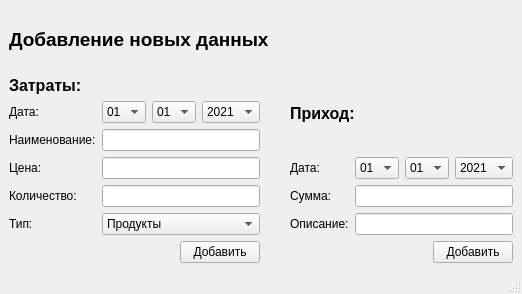
<?xml version="1.0" encoding="UTF-8"?>
<ui version="4.0">
 <class>addwindow</class>
 <widget class="QMainWindow" name="addwindow">
  <property name="geometry">
   <rect>
    <x>0</x>
    <y>0</y>
    <width>522</width>
    <height>294</height>
   </rect>
  </property>
  <property name="windowTitle">
   <string>Adding new data</string>
  </property>
  <widget class="QWidget" name="centralwidget">
   <layout class="QVBoxLayout" name="verticalLayout_4">
    <item>
     <widget class="QLabel" name="label">
      <property name="font">
       <font>
        <pointsize>14</pointsize>
        <weight>75</weight>
        <bold>true</bold>
       </font>
      </property>
      <property name="text">
       <string>Добавление новых данных</string>
      </property>
     </widget>
    </item>
    <item>
     <layout class="QHBoxLayout" name="horizontalLayout_8">
      <item>
       <layout class="QVBoxLayout" name="verticalLayout_3">
        <item>
         <widget class="QLabel" name="label_7">
          <property name="font">
           <font>
            <pointsize>12</pointsize>
            <weight>75</weight>
            <bold>true</bold>
           </font>
          </property>
          <property name="text">
           <string>Затраты:</string>
          </property>
         </widget>
        </item>
        <item>
         <layout class="QVBoxLayout" name="verticalLayout">
          <item>
           <layout class="QFormLayout" name="formLayout">
            <item row="0" column="0">
             <widget class="QLabel" name="label_2">
              <property name="text">
               <string>Дата:</string>
              </property>
             </widget>
            </item>
            <item row="1" column="0">
             <widget class="QLabel" name="label_3">
              <property name="text">
               <string>Наименование:</string>
              </property>
             </widget>
            </item>
            <item row="1" column="1">
             <widget class="QLineEdit" name="NameEdit"/>
            </item>
            <item row="0" column="1">
             <layout class="QHBoxLayout" name="horizontalLayout_4">
              <item>
               <widget class="QComboBox" name="dayBox">
                <item>
                 <property name="text">
                  <string>01</string>
                 </property>
                </item>
                <item>
                 <property name="text">
                  <string>02</string>
                 </property>
                </item>
                <item>
                 <property name="text">
                  <string>03</string>
                 </property>
                </item>
                <item>
                 <property name="text">
                  <string>04</string>
                 </property>
                </item>
                <item>
                 <property name="text">
                  <string>05</string>
                 </property>
                </item>
                <item>
                 <property name="text">
                  <string>06</string>
                 </property>
                </item>
                <item>
                 <property name="text">
                  <string>07</string>
                 </property>
                </item>
                <item>
                 <property name="text">
                  <string>08</string>
                 </property>
                </item>
                <item>
                 <property name="text">
                  <string>09</string>
                 </property>
                </item>
                <item>
                 <property name="text">
                  <string>10</string>
                 </property>
                </item>
                <item>
                 <property name="text">
                  <string>11</string>
                 </property>
                </item>
                <item>
                 <property name="text">
                  <string>12</string>
                 </property>
                </item>
                <item>
                 <property name="text">
                  <string>13</string>
                 </property>
                </item>
                <item>
                 <property name="text">
                  <string>14</string>
                 </property>
                </item>
                <item>
                 <property name="text">
                  <string>15</string>
                 </property>
                </item>
                <item>
                 <property name="text">
                  <string>16</string>
                 </property>
                </item>
                <item>
                 <property name="text">
                  <string>17</string>
                 </property>
                </item>
                <item>
                 <property name="text">
                  <string>18</string>
                 </property>
                </item>
                <item>
                 <property name="text">
                  <string>19</string>
                 </property>
                </item>
                <item>
                 <property name="text">
                  <string>20</string>
                 </property>
                </item>
                <item>
                 <property name="text">
                  <string>21</string>
                 </property>
                </item>
                <item>
                 <property name="text">
                  <string>22</string>
                 </property>
                </item>
                <item>
                 <property name="text">
                  <string>23</string>
                 </property>
                </item>
                <item>
                 <property name="text">
                  <string>24</string>
                 </property>
                </item>
                <item>
                 <property name="text">
                  <string>25</string>
                 </property>
                </item>
                <item>
                 <property name="text">
                  <string>26</string>
                 </property>
                </item>
                <item>
                 <property name="text">
                  <string>27</string>
                 </property>
                </item>
                <item>
                 <property name="text">
                  <string>28</string>
                 </property>
                </item>
                <item>
                 <property name="text">
                  <string>29</string>
                 </property>
                </item>
                <item>
                 <property name="text">
                  <string>30</string>
                 </property>
                </item>
                <item>
                 <property name="text">
                  <string>31</string>
                 </property>
                </item>
               </widget>
              </item>
              <item>
               <widget class="QComboBox" name="monthBox">
                <item>
                 <property name="text">
                  <string>01</string>
                 </property>
                </item>
                <item>
                 <property name="text">
                  <string>02</string>
                 </property>
                </item>
                <item>
                 <property name="text">
                  <string>03</string>
                 </property>
                </item>
                <item>
                 <property name="text">
                  <string>04</string>
                 </property>
                </item>
                <item>
                 <property name="text">
                  <string>05</string>
                 </property>
                </item>
                <item>
                 <property name="text">
                  <string>06</string>
                 </property>
                </item>
                <item>
                 <property name="text">
                  <string>07</string>
                 </property>
                </item>
                <item>
                 <property name="text">
                  <string>08</string>
                 </property>
                </item>
                <item>
                 <property name="text">
                  <string>09</string>
                 </property>
                </item>
                <item>
                 <property name="text">
                  <string>10</string>
                 </property>
                </item>
                <item>
                 <property name="text">
                  <string>11</string>
                 </property>
                </item>
                <item>
                 <property name="text">
                  <string>12</string>
                 </property>
                </item>
               </widget>
              </item>
              <item>
               <widget class="QComboBox" name="yearBox">
                <item>
                 <property name="text">
                  <string>2021</string>
                 </property>
                </item>
                <item>
                 <property name="text">
                  <string>2022</string>
                 </property>
                </item>
                <item>
                 <property name="text">
                  <string>2023</string>
                 </property>
                </item>
                <item>
                 <property name="text">
                  <string>2024</string>
                 </property>
                </item>
                <item>
                 <property name="text">
                  <string>2025</string>
                 </property>
                </item>
                <item>
                 <property name="text">
                  <string>2026</string>
                 </property>
                </item>
               </widget>
              </item>
             </layout>
            </item>
            <item row="2" column="0">
             <widget class="QLabel" name="label_6">
              <property name="text">
               <string>Цена:</string>
              </property>
             </widget>
            </item>
            <item row="2" column="1">
             <widget class="QLineEdit" name="PriceEdit"/>
            </item>
            <item row="3" column="0">
             <widget class="QLabel" name="label_4">
              <property name="text">
               <string>Количество:</string>
              </property>
             </widget>
            </item>
            <item row="3" column="1">
             <layout class="QHBoxLayout" name="horizontalLayout_5">
              <item>
               <widget class="QLineEdit" name="AmountEdit"/>
              </item>
             </layout>
            </item>
            <item row="4" column="0">
             <widget class="QLabel" name="label_5">
              <property name="text">
               <string>Тип:</string>
              </property>
             </widget>
            </item>
            <item row="4" column="1">
             <widget class="QComboBox" name="typeBox">
              <item>
               <property name="text">
                <string>Продукты</string>
               </property>
              </item>
              <item>
               <property name="text">
                <string>Связь</string>
               </property>
              </item>
              <item>
               <property name="text">
                <string>Бытовая химия</string>
               </property>
              </item>
              <item>
               <property name="text">
                <string>Лекарство</string>
               </property>
              </item>
              <item>
               <property name="text">
                <string>Одежда</string>
               </property>
              </item>
              <item>
               <property name="text">
                <string>Другое</string>
               </property>
              </item>
             </widget>
            </item>
           </layout>
          </item>
          <item>
           <layout class="QHBoxLayout" name="horizontalLayout"/>
          </item>
          <item>
           <layout class="QHBoxLayout" name="horizontalLayout_2"/>
          </item>
          <item>
           <layout class="QHBoxLayout" name="horizontalLayout_3">
            <item>
             <spacer name="horizontalSpacer">
              <property name="orientation">
               <enum>Qt::Horizontal</enum>
              </property>
              <property name="sizeHint" stdset="0">
               <size>
                <width>40</width>
                <height>20</height>
               </size>
              </property>
             </spacer>
            </item>
            <item>
             <widget class="QPushButton" name="pushButton">
              <property name="text">
               <string>Добавить</string>
              </property>
             </widget>
            </item>
           </layout>
          </item>
         </layout>
        </item>
       </layout>
      </item>
      <item>
       <spacer name="horizontalSpacer_3">
        <property name="orientation">
         <enum>Qt::Horizontal</enum>
        </property>
        <property name="sizeHint" stdset="0">
         <size>
          <width>78</width>
          <height>20</height>
         </size>
        </property>
       </spacer>
      </item>
      <item>
       <layout class="QVBoxLayout" name="verticalLayout_2">
        <item>
         <widget class="QLabel" name="label_8">
          <property name="font">
           <font>
            <pointsize>12</pointsize>
            <weight>75</weight>
            <bold>true</bold>
           </font>
          </property>
          <property name="text">
           <string>Приход:</string>
          </property>
         </widget>
        </item>
        <item>
         <layout class="QFormLayout" name="formLayout_2">
          <item row="0" column="0">
           <widget class="QLabel" name="label_9">
            <property name="text">
             <string>Дата:</string>
            </property>
           </widget>
          </item>
          <item row="0" column="1">
           <layout class="QHBoxLayout" name="horizontalLayout_6">
            <item>
             <widget class="QComboBox" name="dayBox_2">
              <item>
               <property name="text">
                <string>01</string>
               </property>
              </item>
              <item>
               <property name="text">
                <string>02</string>
               </property>
              </item>
              <item>
               <property name="text">
                <string>03</string>
               </property>
              </item>
              <item>
               <property name="text">
                <string>04</string>
               </property>
              </item>
              <item>
               <property name="text">
                <string>05</string>
               </property>
              </item>
              <item>
               <property name="text">
                <string>06</string>
               </property>
              </item>
              <item>
               <property name="text">
                <string>07</string>
               </property>
              </item>
              <item>
               <property name="text">
                <string>08</string>
               </property>
              </item>
              <item>
               <property name="text">
                <string>09</string>
               </property>
              </item>
              <item>
               <property name="text">
                <string>10</string>
               </property>
              </item>
              <item>
               <property name="text">
                <string>11</string>
               </property>
              </item>
              <item>
               <property name="text">
                <string>12</string>
               </property>
              </item>
              <item>
               <property name="text">
                <string>13</string>
               </property>
              </item>
              <item>
               <property name="text">
                <string>14</string>
               </property>
              </item>
              <item>
               <property name="text">
                <string>15</string>
               </property>
              </item>
              <item>
               <property name="text">
                <string>16</string>
               </property>
              </item>
              <item>
               <property name="text">
                <string>17</string>
               </property>
              </item>
              <item>
               <property name="text">
                <string>18</string>
               </property>
              </item>
              <item>
               <property name="text">
                <string>19</string>
               </property>
              </item>
              <item>
               <property name="text">
                <string>20</string>
               </property>
              </item>
              <item>
               <property name="text">
                <string>21</string>
               </property>
              </item>
              <item>
               <property name="text">
                <string>22</string>
               </property>
              </item>
              <item>
               <property name="text">
                <string>23</string>
               </property>
              </item>
              <item>
               <property name="text">
                <string>24</string>
               </property>
              </item>
              <item>
               <property name="text">
                <string>25</string>
               </property>
              </item>
              <item>
               <property name="text">
                <string>26</string>
               </property>
              </item>
              <item>
               <property name="text">
                <string>27</string>
               </property>
              </item>
              <item>
               <property name="text">
                <string>28</string>
               </property>
              </item>
              <item>
               <property name="text">
                <string>29</string>
               </property>
              </item>
              <item>
               <property name="text">
                <string>30</string>
               </property>
              </item>
              <item>
               <property name="text">
                <string>31</string>
               </property>
              </item>
             </widget>
            </item>
            <item>
             <widget class="QComboBox" name="monthBox_2">
              <item>
               <property name="text">
                <string>01</string>
               </property>
              </item>
              <item>
               <property name="text">
                <string>02</string>
               </property>
              </item>
              <item>
               <property name="text">
                <string>03</string>
               </property>
              </item>
              <item>
               <property name="text">
                <string>04</string>
               </property>
              </item>
              <item>
               <property name="text">
                <string>05</string>
               </property>
              </item>
              <item>
               <property name="text">
                <string>06</string>
               </property>
              </item>
              <item>
               <property name="text">
                <string>07</string>
               </property>
              </item>
              <item>
               <property name="text">
                <string>08</string>
               </property>
              </item>
              <item>
               <property name="text">
                <string>09</string>
               </property>
              </item>
              <item>
               <property name="text">
                <string>10</string>
               </property>
              </item>
              <item>
               <property name="text">
                <string>11</string>
               </property>
              </item>
              <item>
               <property name="text">
                <string>12</string>
               </property>
              </item>
             </widget>
            </item>
            <item>
             <widget class="QComboBox" name="yearBox_2">
              <item>
               <property name="text">
                <string>2021</string>
               </property>
              </item>
              <item>
               <property name="text">
                <string>2022</string>
               </property>
              </item>
              <item>
               <property name="text">
                <string>2023</string>
               </property>
              </item>
              <item>
               <property name="text">
                <string>2024</string>
               </property>
              </item>
              <item>
               <property name="text">
                <string>2025</string>
               </property>
              </item>
              <item>
               <property name="text">
                <string>2026</string>
               </property>
              </item>
             </widget>
            </item>
           </layout>
          </item>
          <item row="1" column="0">
           <widget class="QLabel" name="label_10">
            <property name="text">
             <string>Сумма:</string>
            </property>
           </widget>
          </item>
          <item row="2" column="0">
           <widget class="QLabel" name="label_11">
            <property name="text">
             <string>Описание:</string>
            </property>
           </widget>
          </item>
          <item row="1" column="1">
           <widget class="QLineEdit" name="lineEdit"/>
          </item>
          <item row="2" column="1">
           <widget class="QLineEdit" name="lineEdit_2"/>
          </item>
         </layout>
        </item>
        <item>
         <layout class="QHBoxLayout" name="horizontalLayout_7">
          <item>
           <spacer name="horizontalSpacer_2">
            <property name="orientation">
             <enum>Qt::Horizontal</enum>
            </property>
            <property name="sizeHint" stdset="0">
             <size>
              <width>40</width>
              <height>20</height>
             </size>
            </property>
           </spacer>
          </item>
          <item>
           <widget class="QPushButton" name="pushButton_2">
            <property name="text">
             <string>Добавить</string>
            </property>
           </widget>
          </item>
         </layout>
        </item>
       </layout>
      </item>
     </layout>
    </item>
   </layout>
  </widget>
  <widget class="QStatusBar" name="statusbar"/>
 </widget>
 <resources/>
 <connections/>
</ui>
